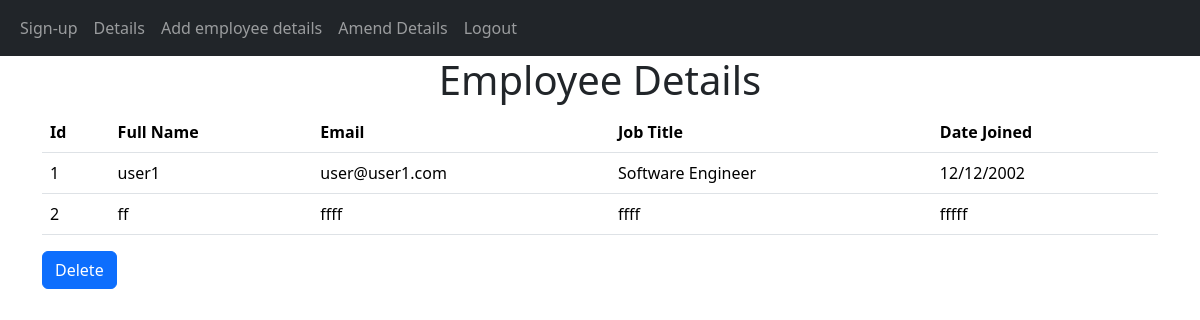
The page /detailsPage (signed in) on the database as committed earlier.
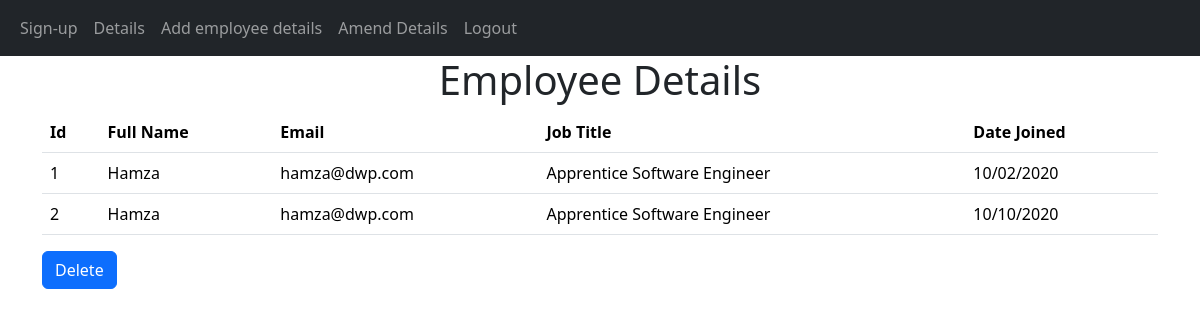
The same page on the database as committed later.
### website/models.py (models this page shows)
class Details(db.Model):
  id = db.Column(db.Integer, primary_key=True)
  full_name = db.Column(db.String(150))
  email = db.Column(db.String(150))
  job_title = db.Column(db.String(150))
  date_joined = db.Column(db.String(150))
  author = db.Column(db.Integer, db.ForeignKey('user.id', ondelete = "CASCADE"), nullable = False)

### website/detailsPage.py (the view)
@detailsPage.route("/detailsPage")
@login_required
def details():
  details = Details.query.all()
  return render_template("details.html", user = current_user,details=details)

### website/templates/details.html (shortened to what this page needs)
{% extends "base.html" %}
{% block content %}
<h1 align="center">Employee Details</h1>
<div id="details">
  <table class="table">
    <thead>
      <tr>
        <th scope="col">Id</th>
        <th scope="col">Full Name</th>
        <th scope="col">Email</th>
        <th scope="col">Job Title</th>
        <th scope="col">Date Joined</th>
      </tr>
    </thead>
{% for detail in details %}
  <tbody>
<tr>
  <td>{{detail.id}}</td>
  <td>{{detail.full_name}}</td>
  <td>{{detail.email}}</td>
  <td>{{detail.job_title}}</td>
  <td>{{detail.date_joined}}</td>
</tr>
</tbody>
{% endfor %}
</table>
</div>
{% if user.admin == "1" %}
<form action="/delete" method="get">
  <button name="deleteButton" type="submit" class="btn btn-primary">Delete</button>
</form>
{% endif %}
{% endblock %}

### website/templates/base.html (shortened to what this page needs)
<!DOCTYPE html>
<html lang="en">
<head>
  <link href="https://cdn.jsdelivr.net/npm/bootstrap@5.3.1/dist/css/bootstrap.min.css" rel="stylesheet">
</head>
<body>
  <nav class ="navbar navbar-expand-lg navbar-dark bg-dark">
    <div class ="container-fluid">
    <div class = "collapse navbar-collapse" id = "navbar">
      <div class ="navbar-nav">
        <a class = "nav-item nav-link" href="/sign-up">Sign-up</a>
        <a class = "nav-item nav-link" href="/detailsPage">Details</a>
        <a class = "nav-item nav-link" href="/post">Add employee details</a>
        <a class = "nav-item nav-link" href="/update">Amend Details</a>
        <a class = "nav-item nav-link" href="/logout">Logout</a>
      </div>
    </div>
  </div>
  </nav>
  <div class = "container">
    {% block content %}{% endblock %}
  </div>
</body>
</html>

Rows that differ between the two databases and show on the page:
changed Details id 1: full_name "user1" → "Hamza"; email "user@user1.com" → "hamza@dwp.com"; job_title "Software Engineer" → "Apprentice Software Engineer"; date_joined "12/12/2002" → "10/02/2020"
changed Details id 2: full_name "ff" → "Hamza"; email "ffff" → "hamza@dwp.com"; job_title "ffff" → "Apprentice Software Engineer"; date_joined "fffff" → "10/10/2020"
